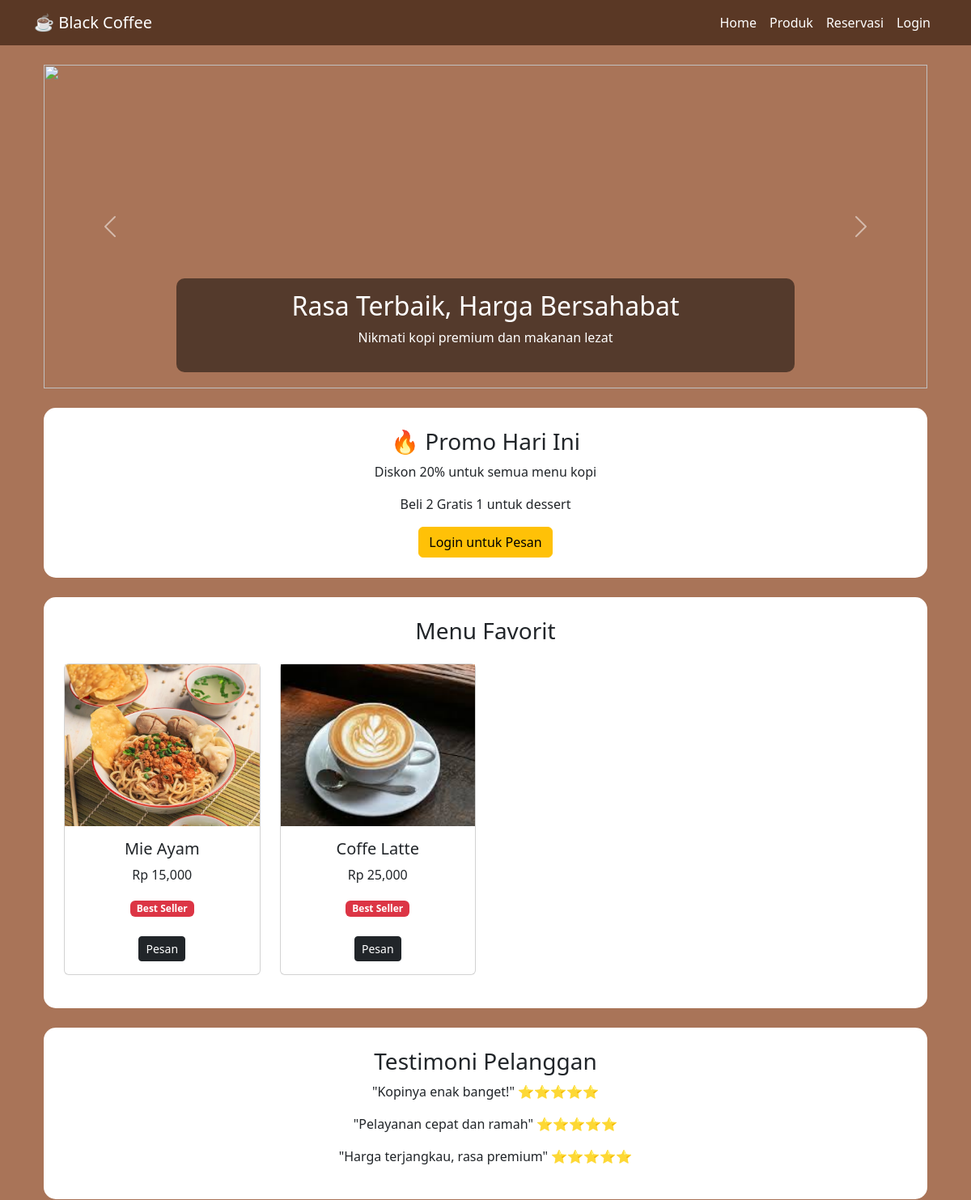
Before: / (upper part) with the older database file.
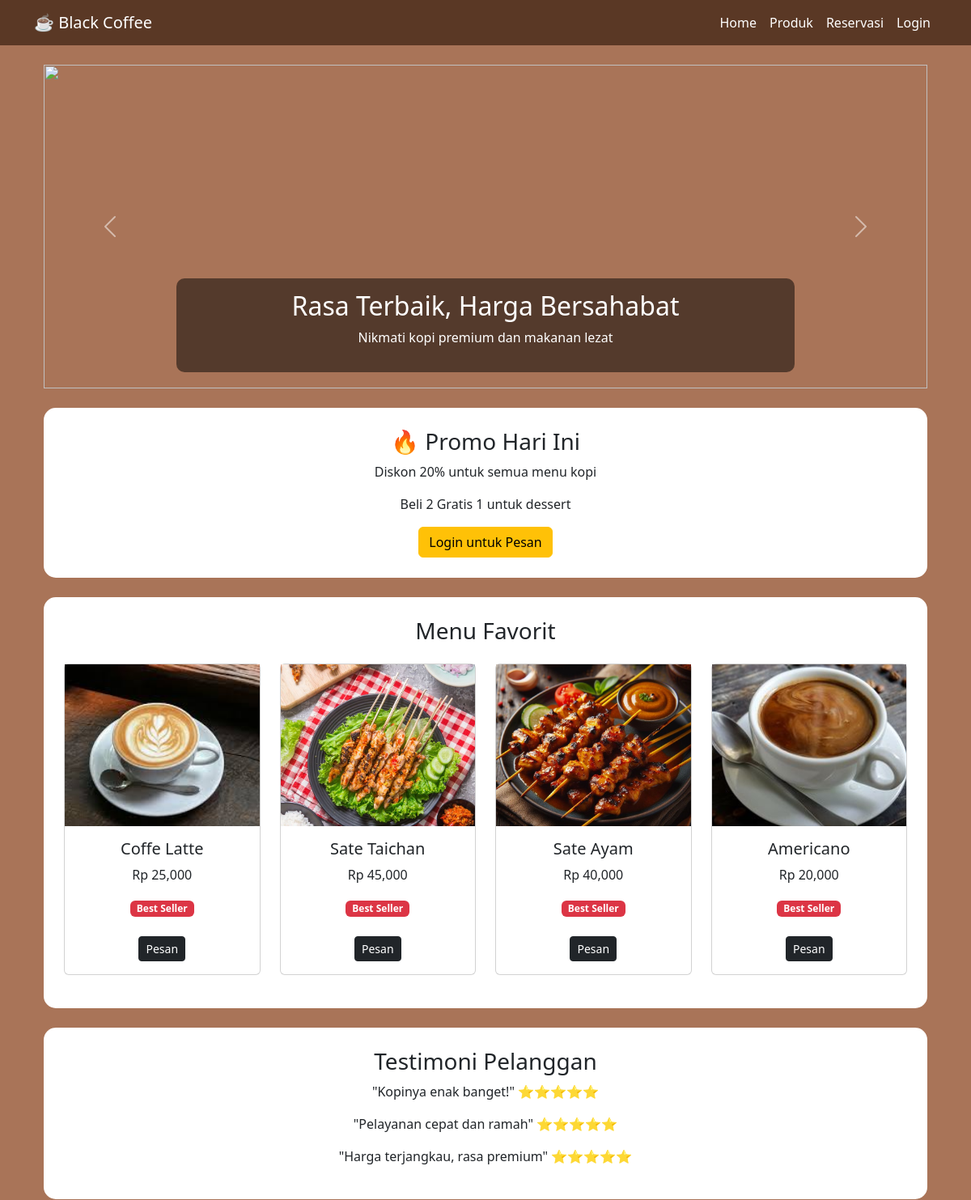
After: the same page with the newer database file.
### tables this page shows
CREATE TABLE `produk` (
  `id_produk` int(11) NOT NULL,
  `id_kategori` int(11) NOT NULL,
  `nama_produk` varchar(100) DEFAULT NULL,
  `harga` int(11) DEFAULT NULL,
  `gambar` varchar(255) DEFAULT NULL
);

### index.php (called while the page is built, shortened)
<?php
include "dashboard.php";

### home.php (the view, shortened to what this page needs)
<div class="container mt-4">
<div id="carouselExample" class="carousel slide mb-4">
<div class="carousel-inner">
<div class="carousel-item active">
<img src="gambar/hero1.jpg" class="d-block w-100" style="height:400px; object-fit:cover;">
<div class="carousel-caption">
<h2>Rasa Terbaik, Harga Bersahabat</h2>
<p>Nikmati kopi premium dan makanan lezat</p>
</div>
</div>
</div>
<button class="carousel-control-prev" data-bs-target="#carouselExample" data-bs-slide="prev">
<span class="carousel-control-prev-icon"></span>
</button>
<button class="carousel-control-next" data-bs-target="#carouselExample" data-bs-slide="next">
<span class="carousel-control-next-icon"></span>
</button>
</div>
<div class="container-box text-center mb-4">
<h3>🔥 Promo Hari Ini</h3>
<p>Diskon 20% untuk semua menu kopi</p>
<p>Beli 2 Gratis 1 untuk dessert</p>
<a href="login.php" class="btn btn-warning">Login untuk Pesan</a>
</div>
<div class="container-box mb-4">
<h3 class="mb-4 text-center">Menu Favorit</h3>
<div class="row">
<?php
$query = mysqli_query($conn, "SELECT * FROM produk LIMIT 4");
while($p = mysqli_fetch_assoc($query)){
?>
<div class="col-md-3 mb-3">
<div class="card h-100">
<img src="gambar/<?= $p['gambar']; ?>" style="height:200px; object-fit:cover;">
<div class="card-body text-center">
<h5><?= $p['nama_produk']; ?></h5>
<p>Rp <?= number_format($p['harga']); ?></p>
<span class="badge bg-danger">Best Seller</span>
<br><br>
<a href="login.php" class="btn btn-dark btn-sm">
Pesan
</a>
</div>
</div>
</div>
<?php } ?>
</div>
</div>
<div class="container-box text-center mb-4">
<h3>Testimoni Pelanggan</h3>
<p>"Kopinya enak banget!" ⭐⭐⭐⭐⭐</p>
<p>"Pelayanan cepat dan ramah" ⭐⭐⭐⭐⭐</p>
<p>"Harga terjangkau, rasa premium" ⭐⭐⭐⭐⭐</p>
</div>
</div>

Changed rows visible on the page:
removed produk: gambar (picture), nama_produk "Mie Ayam", harga "15,000"
added produk: gambar (picture), nama_produk "Sate Taichan", harga "45,000"
added produk: gambar (picture), nama_produk "Sate Ayam", harga "40,000"
added produk: gambar (picture), nama_produk "Americano", harga "20,000"
